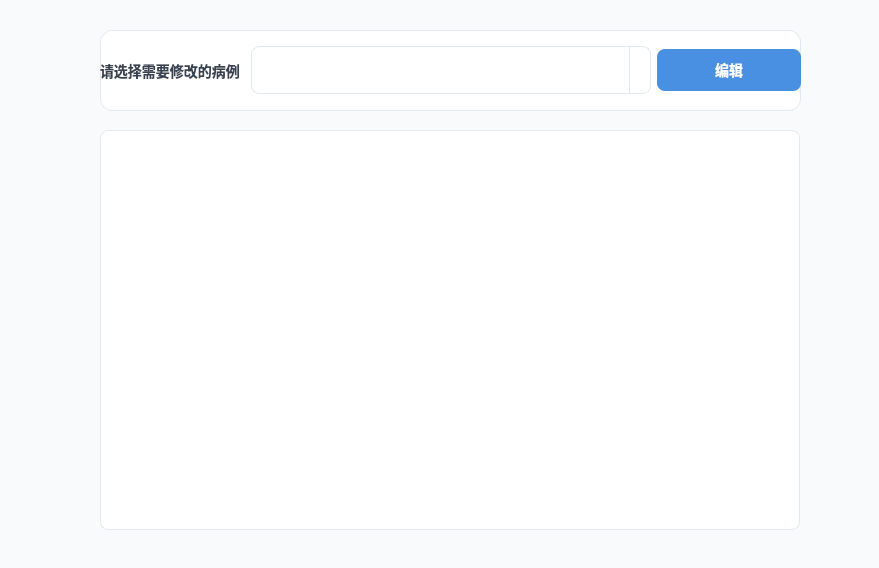
<?xml version="1.0" encoding="UTF-8"?>
<ui version="4.0">
 <class>doctorCaseClient</class>
 <widget class="QWidget" name="doctorCaseClient">
  <property name="geometry">
   <rect>
    <x>0</x>
    <y>0</y>
    <width>879</width>
    <height>568</height>
   </rect>
  </property>
  <property name="minimumSize">
   <size>
    <width>879</width>
    <height>568</height>
   </size>
  </property>
  <property name="maximumSize">
   <size>
    <width>879</width>
    <height>568</height>
   </size>
  </property>
  <property name="windowTitle">
   <string>病例管理</string>
  </property>
  <property name="styleSheet">
   <string notr="true">
/* 主窗口样式 */
QWidget {
    font-family: "Segoe UI", "Microsoft YaHei", sans-serif;
    background-color: #f8fafc;
}

/* 标签样式 */
QLabel {
    background-color: transparent;
    color: #374151;
    font-size: 14px;
    font-weight: 500;
}

/* 列表控件样式 */
QListWidget {
    background-color: white;
    border: 1px solid #e2e8f0;
    border-radius: 8px;
    padding: 4px;
    font-size: 13px;
    outline: none;
}

QListWidget::item {
    background-color: white;
    border-bottom: 1px solid #f1f5f9;
    padding: 12px;
    border-radius: 6px;
}

QListWidget::item:selected {
    background-color: #e3eef9;
    color: #2c6bb6;
    border-left: 3px solid #4a90e2;
}

QListWidget::item:hover {
    background-color: #f8fafc;
}

/* 滚动条样式 */
QScrollBar:vertical {
    border: none;
    background-color: #f1f5f9;
    width: 10px;
    margin: 0;
    border-radius: 5px;
}

QScrollBar::handle:vertical {
    background-color: #cbd5e1;
    border-radius: 5px;
    min-height: 30px;
}

QScrollBar::handle:vertical:hover {
    background-color: #94a3b8;
}

QScrollBar::add-line:vertical, QScrollBar::sub-line:vertical {
    height: 0;
}

/* 下拉框样式 */
QComboBox {
    background-color: white;
    border: 1px solid #e2e8f0;
    border-radius: 8px;
    padding: 8px 12px;
    font-size: 14px;
    color: #1f2937;
    min-height: 30px;
}

QComboBox:focus {
    border: 1px solid #4a90e2;
    background-color: #f0f7ff;
}

QComboBox:hover {
    border: 1px solid #cbd5e1;
}

QComboBox::drop-down {
    subcontrol-origin: padding;
    subcontrol-position: top right;
    width: 20px;
    border-left: 1px solid #e2e8f0;
    border-top-right-radius: 8px;
    border-bottom-right-radius: 8px;
}

QComboBox::down-arrow {
    image: none;
    border-left: 4px solid transparent;
    border-right: 4px solid transparent;
    border-top: 6px solid #64748b;
}

/* 按钮样式 */
QPushButton {
    background-color: #4a90e2;
    color: white;
    border: none;
    border-radius: 8px;
    padding: 10px 20px;
    font-size: 14px;
    font-weight: 500;
    transition: all 0.2s ease;
    min-width: 80px;
}

QPushButton:hover {
    background-color: #3a7bc8;
    transform: translateY(-1px);
}

QPushButton:pressed {
    background-color: #2c6bb6;
    transform: translateY(1px);
}

QPushButton:disabled {
    background-color: #cbd5e1;
    color: #94a3b8;
}

/* 布局容器样式 */
#horizontalLayoutWidget {
    background-color: white;
    border-radius: 12px;
    border: 1px solid #e2e8f0;
    box-shadow: 0 4px 6px rgba(0, 0, 0, 0.05);
}
   </string>
  </property>
  <widget class="QListWidget" name="listWidget">
   <property name="geometry">
    <rect>
     <x>100</x>
     <y>130</y>
     <width>700</width>
     <height>400</height>
    </rect>
   </property>
   <property name="minimumSize">
    <size>
     <width>700</width>
     <height>400</height>
    </size>
   </property>
   <property name="maximumSize">
    <size>
     <width>700</width>
     <height>400</height>
    </size>
   </property>
  </widget>
  <widget class="QWidget" name="horizontalLayoutWidget">
   <property name="geometry">
    <rect>
     <x>100</x>
     <y>30</y>
     <width>701</width>
     <height>81</height>
    </rect>
   </property>
   <layout class="QHBoxLayout" name="horizontalLayout">
    <item>
     <widget class="QLabel" name="label">
      <property name="text">
       <string>请选择需要修改的病例</string>
      </property>
     </widget>
    </item>
    <item>
     <widget class="QComboBox" name="comboBox">
      <property name="minimumSize">
       <size>
        <width>400</width>
        <height>0</height>
       </size>
      </property>
     </widget>
    </item>
    <item>
     <widget class="QPushButton" name="pushButton">
      <property name="text">
       <string>编辑</string>
      </property>
     </widget>
    </item>
   </layout>
  </widget>
 </widget>
 <resources/>
 <connections/>
</ui>
